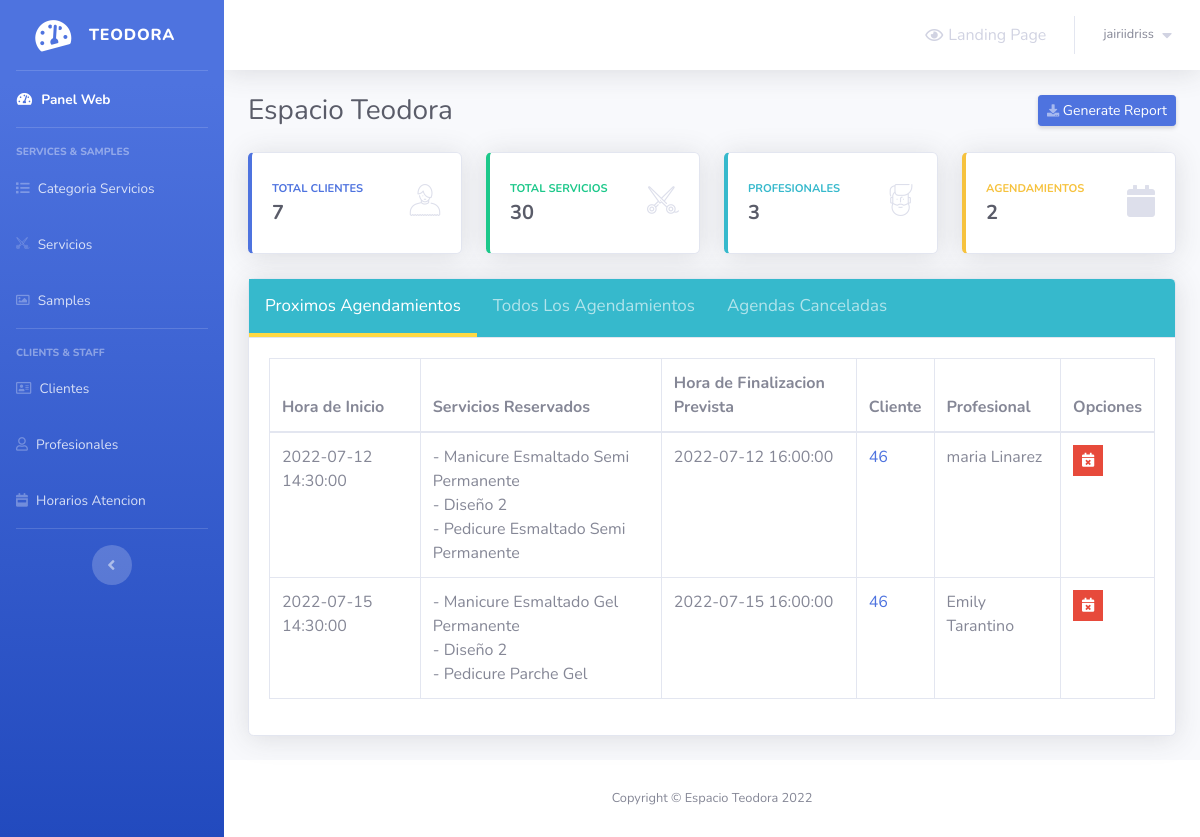
The page /admin/index_old.php (signed in) on the database its author committed.
### tables this page shows
CREATE TABLE `appointments` (
  `appointment_id` int(5) NOT NULL,
  `date_created` timestamp NULL DEFAULT current_timestamp(),
  `client_id` int(5) DEFAULT NULL,
  `employee_id` int(2) NOT NULL,
  `start_time` timestamp NULL DEFAULT NULL,
  `end_time_expected` timestamp NULL DEFAULT NULL,
  `canceled` tinyint(1) NOT NULL DEFAULT 0,
  `cancellation_reason` text DEFAULT NULL
);

CREATE TABLE `services` (
  `service_id` int(5) NOT NULL,
  `service_name` varchar(50) NOT NULL,
  `service_description` varchar(255) NOT NULL,
  `service_price` decimal(10,2) NOT NULL,
  `service_duration` int(5) NOT NULL,
  `category_id` int(2) NOT NULL,
  `child_id` int(3) NOT NULL DEFAULT 0
);

CREATE TABLE `clients` (
  `client_id` int(5) NOT NULL,
  `first_name` varchar(30) NOT NULL,
  `last_name` varchar(30) NOT NULL,
  `phone_number` varchar(30) NOT NULL,
  `client_email` varchar(50) NOT NULL
);

CREATE TABLE `employees` (
  `employee_id` int(2) NOT NULL,
  `first_name` varchar(20) NOT NULL,
  `last_name` varchar(20) NOT NULL,
  `phone_number` varchar(30) NOT NULL,
  `email` varchar(50) NOT NULL
);

### admin/Includes/functions/functions.php (called while the page is built, shortened)
<?php
    function countItems($item,$table)
	{
		global $con;
		$stat_ = $con->prepare("SELECT COUNT($item) FROM $table");
		$stat_->execute();
		return $stat_->fetchColumn();
	}

### admin/index_old.php (the view, shortened to what this page needs)
<?php
	if(isset($_SESSION['username_barbershop_Xw211qAAsq4']) && isset($_SESSION['password_barbershop_Xw211qAAsq4']))
	{
        include 'connect.php';
        include 'Includes/functions/functions.php';
        include 'Includes/templates/header.php';
?>
	<div class="container-fluid">
		<div class="d-sm-flex align-items-center justify-content-between mb-4">
			<h1 class="h3 mb-0 text-gray-800">Espacio Teodora</h1>
			<a href="#" class="d-none d-sm-inline-block btn btn-sm btn-primary shadow-sm">
				<i class="fas fa-download fa-sm text-white-50"></i>
				Generate Report
			</a>
		</div>
		<div class="row">
			<div class="col-xl-3 col-md-6 mb-4">
				<div class="card border-left-primary shadow h-100 py-2">
					<div class="card-body">
				  		<div class="row no-gutters align-items-center">
							<div class="col mr-2">
					  			<div class="text-xs font-weight-bold text-primary text-uppercase mb-1">
					  				Total Clientes
					  			</div>
					  			<div class="h5 mb-0 font-weight-bold text-gray-800"><?php echo countItems("client_id","clients")?></div>
							</div>
							<div class="col-auto">
					  			<i class="bs bs-boy fa-2x text-gray-300"></i>
							</div>
				  		</div>
					</div>
			  	</div>
			</div>
			<div class="col-xl-3 col-md-6 mb-4">
				<div class="card border-left-success shadow h-100 py-2">
					<div class="card-body">
				  		<div class="row no-gutters align-items-center">
							<div class="col mr-2">
					  			<div class="text-xs font-weight-bold text-success text-uppercase mb-1">
					  				Total Servicios
					  			</div>
					  			<div class="h5 mb-0 font-weight-bold text-gray-800"><?php echo countItems("service_id","services")?></div>
							</div>
							<div class="col-auto">
					  			<i class="bs bs-scissors-1 fa-2x text-gray-300"></i>
							</div>
				  		</div>
					</div>
			  	</div>
			</div>
			<div class="col-xl-3 col-md-6 mb-4">
				<div class="card border-left-info shadow h-100 py-2">
					<div class="card-body">
				  		<div class="row no-gutters align-items-center">
							<div class="col mr-2">
					  			<div class="text-xs font-weight-bold text-info text-uppercase mb-1">
					  				Profesionales
					  			</div>
					  			<div class="row no-gutters align-items-center">
									<div class="col-auto">
						  				<div class="h5 mb-0 mr-3 font-weight-bold text-gray-800"><?php echo countItems("employee_id","employees")?></div>
									</div>
					  			</div>
							</div>
							<div class="col-auto">
					  			<i class="bs bs-man fa-2x text-gray-300"></i>
							</div>
				  		</div>
					</div>
			  	</div>
			</div>
			<div class="col-xl-3 col-md-6 mb-4">
				<div class="card border-left-warning shadow h-100 py-2">
					<div class="card-body">
				  		<div class="row no-gutters align-items-center">
							<div class="col mr-2">
					  			<div class="text-xs font-weight-bold text-warning text-uppercase mb-1">
					  				Agendamientos
					  			</div>
					  			<div class="h5 mb-0 font-weight-bold text-gray-800"><?php echo countItems("appointment_id","appointments")?></div>
							</div>
							<div class="col-auto">
					  			<i class="fas fa-calendar fa-2x text-gray-300"></i>
							</div>
				 		</div>
					</div>
			  	</div>
			</div>
		</div>
        <div class="card shadow mb-4">
            <div class="card-header tab" style="padding: 0px !important;background: #36b9cc!important">
            	<button class="tablinks active" onclick="openTab(event, 'Upcoming')">
            		Proximos Agendamientos
            	</button>
                <button class="tablinks" onclick="openTab(event, 'All')">
                	Todos Los Agendamientos
                </button>
                <button class="tablinks" onclick="openTab(event, 'Canceled')">
                	Agendas Canceladas
                </button>
            </div>
            <div class="card-body">
            	<div class="table-responsive">
                	<table class="table table-bordered tabcontent" id="Upcoming" style="display:table" width="100%" cellspacing="0">
                  		<thead>
                                <tr>
                                    <th>
                                        Hora de Inicio
                                    </th>
                                    <th>
                                        Servicios Reservados
                                    </th>
                                    <th>
                                        Hora de Finalizacion Prevista
                                    </th>
                                    <th>
                                        Cliente
                                    </th>
                                    <th>
                                        Profesional
                                    </th>
                                    <th>
                                        Opciones
                                    </th>
                                </tr>
                            </thead>
                            <tbody>
                                <?php
                                    $stmt = $con->prepare("SELECT *
                                                    FROM appointments a , clients c
                                                    where start_time >= ?
                                                    and a.client_id = c.client_id
                                                    and canceled = 0
                                                    order by start_time;
                                                    ");
                                    $stmt->execute(array(date('Y-m-d H:i:s')));
                                    $rows = $stmt->fetchAll();
                                    $count = $stmt->rowCount();
                                    if($count == 0)
                                    {
                                        echo "<tr>";
                                            echo "<td colspan='5' style='text-align:center;'>";
                                                echo "La lista de sus próximas reservas se presentará aquí";
                                            echo "</td>";
                                        echo "</tr>";
                                    }
                                    else
                                    {
                                        foreach($rows as $row)
                                        {
                                            echo "<tr>";
                                                echo "<td>";
                                                    echo $row['start_time'];
                                                echo "</td>";
                                                echo "<td>";
                                                    $stmtServices = $con->prepare("SELECT service_name
                                                            from services s, services_booked sb
                                                            where s.service_id = sb.service_id
                                                            and appointment_id = ?");
                                                    $stmtServices->execute(array($row['appointment_id']));
                                                    $rowsServices = $stmtServices->fetchAll();
                                                    foreach($rowsServices as $rowsService)
                                                    {
                                                        echo "- ".$rowsService['service_name'];
                                                        if (next($rowsServices)==true)  echo " <br> ";
                                                    }
                                                echo "</td>";
                                                echo "<td>";
                                                    echo $row['end_time_expected'];
                                                echo "</td>";
                                                echo "<td>";
                                                    echo "<a href = #>";
                                                        echo $row['client_id'];
                                                    echo "</a>";
                                                echo "</td>";
                                                echo "<td>";
                                                    $stmtEmployees = $con->prepare("SELECT first_name,last_name
                                                            from employees e, appointments a
                                                            where e.employee_id = a.employee_id
                                                            and a.appointment_id = ?");
                                                    $stmtEmployees->execute(array($row['appointment_id']));
                                                    $rowsEmployees = $stmtEmployees->fetchAll();
                                                    foreach($rowsEmployees as $rowsEmployee)
                                                    {
                                                        echo $rowsEmployee['first_name']." ".$rowsEmployee['last_name'];
                                                    }
                                                echo "</td>";
                                                echo "<td>";
                                                	$cancel_data = "cancel_appointment_".$row["appointment_id"];
                                               		?>
                                               		<ul class="list-inline m-0">
                                                        <li class="list-inline-item" data-toggle="tooltip" title="Cancel Appointment">
                                                            <button class="btn btn-danger btn-sm rounded-0" type="button" data-toggle="modal" data-target="#<?php echo $cancel_data; ?>" data-placement="top">
                                                                <i class="fas fa-calendar-times"></i>
                                                            </button>
                                                        </li>
                                                    </ul>
                                               		<?php
                                                echo "</td>";
                                            echo "</tr>";
                                        }
                                    }
                                ?>
                            </tbody>
                	</table>
              	</div>
            </div>
        </div>
	</div>
<?php
		include 'Includes/templates/footer.php';
	}
	else
    {
    	header('Location: login.php');
        exit();
    }
?>

### admin/Design/css/main.css (style rules this page uses)
.tab button.active { color: #fff; border-bottom: 4px solid #ffd943; }
.tab button { background: inherit; color: #ffffff9c; float: left; border: none; outline: none; cursor: pointer; padding: 14px 16px; transition: 0.3s; font-size: 17px; border-bottom: 4px solid transparent; }
.tabcontent { display: none; }

### rows shown on the page
appointments: start_time "2022-07-12 14:30:00", end_time_expected "2022-07-12 16:00:00", client.client_id "46"
services: service_name "Manicure Esmaltado Semi Permanente"
services: service_name "Diseño 2"
services: service_name "Pedicure Esmaltado Semi Permanente"
employees: first_name "maria", last_name "Linarez"
appointments: start_time "2022-07-15 14:30:00", end_time_expected "2022-07-15 16:00:00", client.client_id "46"
services: service_name "Manicure Esmaltado Gel Permanente"
services: service_name "Pedicure Parche Gel"
employees: first_name "Emily", last_name "Tarantino"

### other values the page prints
$_SESSION['username_barbershop_Xw211qAAsq4'] "jairiidriss"
countItems("client_id","clients") "7"
countItems("service_id","services") "30"
countItems("employee_id","employees") "3"
countItems("appointment_id","appointments") "2"
